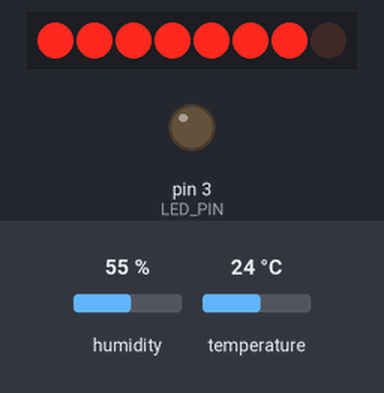
Simulated run of this sketch. Board: Arduino Uno, built for the host (arithmetic inside an expression is 32-bit, double 64-bit). Shown: 8 shift-register outputs drawn as a row of LEDs (first output left, lit = HIGH), output pins drawn as LEDs (lit = HIGH). Wiring (inferred from the names in the program): shift register (74HC595): data pin 9; shift clock pin 8; latch pin 7. Wiring (inferred from the signals the program sends): row of LEDs: on Q0, Q1, Q2, Q3, Q4, Q5, Q6, Q7. Inputs (shaded band) come from the test bench; at power-on: humidity 55 %, temperature 24 °C. WiFi joins after 1.5 s; servers stay silent unless stated; uploads are accepted with an empty reply; pins used as bus, display or sensor lines are not drawn; what the sketch prints to the serial monitor is not drawn.

Above: at 1.58 s.
Timing chart, 0 to 122.7 s (numbered marks = the images above):
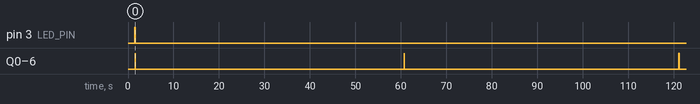

Measured:
- by itself, Q0–6: alternates HIGH for 0.05 s and LOW for 59.7 s

The sketch:

CombinedLCD_SHT.ino
```cpp
// (licence header left out)
#include <SHT1x.h>
#include <SPI.h>
#include <Ethernet.h>

// MAC address for ethernet shield
byte mac[] = {
  0x00, 0xAA, 0xBB, 0xCC, 0xDE, 0x02
};

/////////////////
// Phant Stuff //
/////////////////
const String publicKey = "ZGbp5l6VpptqGX017QgR";
const String privateKey = "2mpx8EqBxxH9bxEJrqKe";
const byte NUM_FIELDS = 2;
const String fieldNames[NUM_FIELDS] = {"temp", "humidity"};
String fieldData[NUM_FIELDS];
char server[] = "data.sparkfun.com";
long prevTime = 0;


// SHT11 pins
#define dataPin  2
#define clockPin 4

// LCD Pins
#define PIN_SCE   7
#define PIN_RESET 6
#define PIN_DC    5
#define PIN_SDIN  9
#define PIN_SCLK  8
#define LED_PIN  3

#define LCD_C     LOW
#define LCD_D     HIGH

#define LCD_X     84
#define LCD_Y     48

static const byte ASCII[][5] =
{
 {0x00, 0x00, 0x00, 0x00, 0x00} // 20
,{0x00, 0x00, 0x5f, 0x00, 0x00} // 21 !
,{0x00, 0x07, 0x00, 0x07, 0x00} // 22 "
,{0x14, 0x7f, 0x14, 0x7f, 0x14} // 23 #
,{0x24, 0x2a, 0x7f, 0x2a, 0x12} // 24 $
,{0x23, 0x13, 0x08, 0x64, 0x62} // 25 %
,{0x36, 0x49, 0x55, 0x22, 0x50} // 26 &
,{0x00, 0x05, 0x03, 0x00, 0x00} // 27 '
,{0x00, 0x1c, 0x22, 0x41, 0x00} // 28 (
,{0x00, 0x41, 0x22, 0x1c, 0x00} // 29 )
,{0x14, 0x08, 0x3e, 0x08, 0x14} // 2a *
,{0x08, 0x08, 0x3e, 0x08, 0x08} // 2b +
,{0x00, 0x50, 0x30, 0x00, 0x00} // 2c ,
,{0x08, 0x08, 0x08, 0x08, 0x08} // 2d -
,{0x00, 0x60, 0x60, 0x00, 0x00} // 2e .
,{0x20, 0x10, 0x08, 0x04, 0x02} // 2f /
,{0x3e, 0x51, 0x49, 0x45, 0x3e} // 30 0
,{0x00, 0x42, 0x7f, 0x40, 0x00} // 31 1
,{0x42, 0x61, 0x51, 0x49, 0x46} // 32 2
,{0x21, 0x41, 0x45, 0x4b, 0x31} // 33 3
,{0x18, 0x14, 0x12, 0x7f, 0x10} // 34 4
,{0x27, 0x45, 0x45, 0x45, 0x39} // 35 5
,{0x3c, 0x4a, 0x49, 0x49, 0x30} // 36 6
,{0x01, 0x71, 0x09, 0x05, 0x03} // 37 7
,{0x36, 0x49, 0x49, 0x49, 0x36} // 38 8
,{0x06, 0x49, 0x49, 0x29, 0x1e} // 39 9
,{0x00, 0x36, 0x36, 0x00, 0x00} // 3a :
,{0x00, 0x56, 0x36, 0x00, 0x00} // 3b ;
,{0x08, 0x14, 0x22, 0x41, 0x00} // 3c <
,{0x14, 0x14, 0x14, 0x14, 0x14} // 3d =
,{0x00, 0x41, 0x22, 0x14, 0x08} // 3e >
,{0x02, 0x01, 0x51, 0x09, 0x06} // 3f ?
,{0x32, 0x49, 0x79, 0x41, 0x3e} // 40 @
,{0x7e, 0x11, 0x11, 0x11, 0x7e} // 41 A
,{0x7f, 0x49, 0x49, 0x49, 0x36} // 42 B
,{0x3e, 0x41, 0x41, 0x41, 0x22} // 43 C
,{0x7f, 0x41, 0x41, 0x22, 0x1c} // 44 D
,{0x7f, 0x49, 0x49, 0x49, 0x41} // 45 E
,{0x7f, 0x09, 0x09, 0x09, 0x01} // 46 F
,{0x3e, 0x41, 0x49, 0x49, 0x7a} // 47 G
,{0x7f, 0x08, 0x08, 0x08, 0x7f} // 48 H
,{0x00, 0x41, 0x7f, 0x41, 0x00} // 49 I
,{0x20, 0x40, 0x41, 0x3f, 0x01} // 4a J
,{0x7f, 0x08, 0x14, 0x22, 0x41} // 4b K
,{0x7f, 0x40, 0x40, 0x40, 0x40} // 4c L
,{0x7f, 0x02, 0x0c, 0x02, 0x7f} // 4d M
,{0x7f, 0x04, 0x08, 0x10, 0x7f} // 4e N
,{0x3e, 0x41, 0x41, 0x41, 0x3e} // 4f O
,{0x7f, 0x09, 0x09, 0x09, 0x06} // 50 P
,{0x3e, 0x41, 0x51, 0x21, 0x5e} // 51 Q
,{0x7f, 0x09, 0x19, 0x29, 0x46} // 52 R
,{0x46, 0x49, 0x49, 0x49, 0x31} // 53 S
,{0x01, 0x01, 0x7f, 0x01, 0x01} // 54 T
,{0x3f, 0x40, 0x40, 0x40, 0x3f} // 55 U
,{0x1f, 0x20, 0x40, 0x20, 0x1f} // 56 V
,{0x3f, 0x40, 0x38, 0x40, 0x3f} // 57 W
,{0x63, 0x14, 0x08, 0x14, 0x63} // 58 X
,{0x07, 0x08, 0x70, 0x08, 0x07} // 59 Y
,{0x61, 0x51, 0x49, 0x45, 0x43} // 5a Z
,{0x00, 0x7f, 0x41, 0x41, 0x00} // 5b [
,{0x02, 0x04, 0x08, 0x10, 0x20} // 5c ¥
,{0x00, 0x41, 0x41, 0x7f, 0x00} // 5d ]
,{0x04, 0x02, 0x01, 0x02, 0x04} // 5e ^
,{0x40, 0x40, 0x40, 0x40, 0x40} // 5f _
,{0x00, 0x01, 0x02, 0x04, 0x00} // 60 `
,{0x20, 0x54, 0x54, 0x54, 0x78} // 61 a
,{0x7f, 0x48, 0x44, 0x44, 0x38} // 62 b
,{0x38, 0x44, 0x44, 0x44, 0x20} // 63 c
,{0x38, 0x44, 0x44, 0x48, 0x7f} // 64 d
,{0x38, 0x54, 0x54, 0x54, 0x18} // 65 e
,{0x08, 0x7e, 0x09, 0x01, 0x02} // 66 f
,{0x0c, 0x52, 0x52, 0x52, 0x3e} // 67 g
,{0x7f, 0x08, 0x04, 0x04, 0x78} // 68 h
,{0x00, 0x44, 0x7d, 0x40, 0x00} // 69 i
,{0x20, 0x40, 0x44, 0x3d, 0x00} // 6a j
,{0x7f, 0x10, 0x28, 0x44, 0x00} // 6b k
,{0x00, 0x41, 0x7f, 0x40, 0x00} // 6c l
,{0x7c, 0x04, 0x18, 0x04, 0x78} // 6d m
,{0x7c, 0x08, 0x04, 0x04, 0x78} // 6e n
,{0x38, 0x44, 0x44, 0x44, 0x38} // 6f o
,{0x7c, 0x14, 0x14, 0x14, 0x08} // 70 p
,{0x08, 0x14, 0x14, 0x18, 0x7c} // 71 q
,{0x7c, 0x08, 0x04, 0x04, 0x08} // 72 r
,{0x48, 0x54, 0x54, 0x54, 0x20} // 73 s
,{0x04, 0x3f, 0x44, 0x40, 0x20} // 74 t
,{0x3c, 0x40, 0x40, 0x20, 0x7c} // 75 u
,{0x1c, 0x20, 0x40, 0x20, 0x1c} // 76 v
,{0x3c, 0x40, 0x30, 0x40, 0x3c} // 77 w
,{0x44, 0x28, 0x10, 0x28, 0x44} // 78 x
,{0x0c, 0x50, 0x50, 0x50, 0x3c} // 79 y
,{0x44, 0x64, 0x54, 0x4c, 0x44} // 7a z
,{0x00, 0x08, 0x36, 0x41, 0x00} // 7b {
,{0x00, 0x00, 0x7f, 0x00, 0x00} // 7c |
,{0x00, 0x41, 0x36, 0x08, 0x00} // 7d }
,{0x10, 0x08, 0x08, 0x10, 0x08} // 7e ←
,{0x78, 0x46, 0x41, 0x46, 0x78} // 7f →
};

// instantiate SHT1x object
SHT1x sht1x(dataPin, clockPin);

// Create the ethernet client
EthernetClient client;

union IPAddressConverter {
 uint32_t ipInteger;
 uint8_t ipArray[4];
};

void setup()
{
  IPAddressConverter ipAddress;
  Serial.begin(38400); // Open serial connection to report values to host
  Serial.println("Starting up");
  if (Ethernet.begin(mac) == 0) {
    Serial.println("Failed to configure Ethernet using DHCP");
  }
  Serial.println(Ethernet.localIP());
  LcdInitialise();
  LcdClear();
  ipAddress.ipInteger = Ethernet.localIP();
  digitalWrite(LED_PIN, LOW);
  uint32_t ipAddr = Ethernet.localIP();
  char buf[16];
  sprintf(buf, "%d.%d.%d.%d", ipAddress.ipArray[0], ipAddress.ipArray[1], ipAddress.ipArray[2], ipAddress.ipArray[3]);
  LcdString(buf);
  delay(1000);
}


void loop()
{
  float temp_c;
  float temp_f;
  float humidity;
  char stringone[20];
  char temp_as_str[20];
  char hum_combined[40];
  char temp_combined[40];
  // Read values from the sensor

  long inital_time = millis();

  if (inital_time - prevTime > 60000) {
    prevTime = millis();
    // Print the values to the serial port
    temp_c = sht1x.readTemperatureC();
    temp_f = sht1x.readTemperatureF();
    humidity = sht1x.readHumidity();
    Serial.print("Temperature: ");
    Serial.print(temp_c, DEC);
    Serial.print("C / ");
    Serial.print(temp_f, DEC);
    Serial.print("F. Humidity: ");
    Serial.print(humidity);
    Serial.println("%");
    dtostrf(humidity,4,4,stringone);
    dtostrf(temp_f,4,3,temp_as_str);
    sprintf(hum_combined, "Hum: %s", stringone);
    sprintf(temp_combined, "Temp: %s", temp_as_str);
    LcdClear();
    SetLCDCursor(1,1);
    LcdString(hum_combined);
    LcdString(temp_combined);
    fieldData[0] = temp_as_str;
    fieldData[1] = stringone;
    postData();
  }
  delay(1000);
}


// Functions for the LCD
void LcdCharacter(char character)
{
  LcdWrite(LCD_D, 0x00);
  for (int index = 0; index < 5; index++)
  {
    LcdWrite(LCD_D, ASCII[character - 0x20][index]);
  }
  LcdWrite(LCD_D, 0x00);
}

void LcdClear(void)
{
  for (int index = 0; index < LCD_X * LCD_Y / 8; index++)
  {
    LcdWrite(LCD_D, 0x00);
  }
}

void SetLCDCursor(int x, int y)
{
  LcdWrite( 0, 0x80 | x);  // Column.
  LcdWrite( 0, 0x40 | y);  // Row.

}

void LcdInitialise(void)
{
  pinMode(PIN_SCE, OUTPUT);
  pinMode(PIN_RESET, OUTPUT);
  pinMode(PIN_DC, OUTPUT);
  pinMode(PIN_SDIN, OUTPUT);
  pinMode(PIN_SCLK, OUTPUT);
  pinMode(LED_PIN, OUTPUT);
  digitalWrite(LED_PIN, HIGH);
  digitalWrite(PIN_RESET, LOW);
  digitalWrite(PIN_RESET, HIGH);
  LcdWrite(LCD_C, 0x21 );  // LCD Extended Commands.
  LcdWrite(LCD_C, 0xB9 );  // Set LCD Vop (Contrast).
  LcdWrite(LCD_C, 0x04 );  // Set Temp coefficent. //0x04
  LcdWrite(LCD_C, 0x14 );  // LCD bias mode 1:48. //0x13
  LcdWrite(LCD_C, 0x20 );  // LCD Basic Commands
  LcdWrite(LCD_C, 0x0C );  // LCD in normal mode.
}

void LcdString(char *characters)
{
  while (*characters)
  {
    LcdCharacter(*characters++);
  }
}

void LcdString(unsigned char *characters)
{
  while (*characters)
  {
    LcdCharacter(*characters++);
  }
}

void LcdWrite(byte dc, byte data)
{
  digitalWrite(PIN_DC, dc);
  digitalWrite(PIN_SCE, LOW);
  shiftOut(PIN_SDIN, PIN_SCLK, MSBFIRST, data);
  digitalWrite(PIN_SCE, HIGH);
}

void postData()
{
  // Make a TCP connection to remote host
  if (client.connect(server, 80))
  {
    // Post the data! Request should look a little something like:
    // GET /input/publicKey?private_key=privateKey&light=1024&switch=0&name=Jim HTTP/1.1\n
    // Host: data.sparkfun.com\n
    // Connection: close\n
    // \n
    client.print("GET /input/");
    client.print(publicKey);
    client.print("?private_key=");
    client.print(privateKey);
    for (int i=0; i<NUM_FIELDS; i++)
    {
      client.print("&");
      client.print(fieldNames[i]);
      client.print("=");
      client.print(fieldData[i]);
    }
    client.println(" HTTP/1.1");
    client.print("Host: ");
    client.println(server);
    client.println("Connection: close");
    client.println();
  }
  else
  {
    Serial.println(F("Connection failed"));
  }

  // Check for a response from the server, and route it
  // out the serial port.
  while (client.connected())
  {
    if ( client.available() )
    {
      char c = client.read();
      Serial.print(c);
    }
  }
  Serial.println();
  client.stop();
}
```
